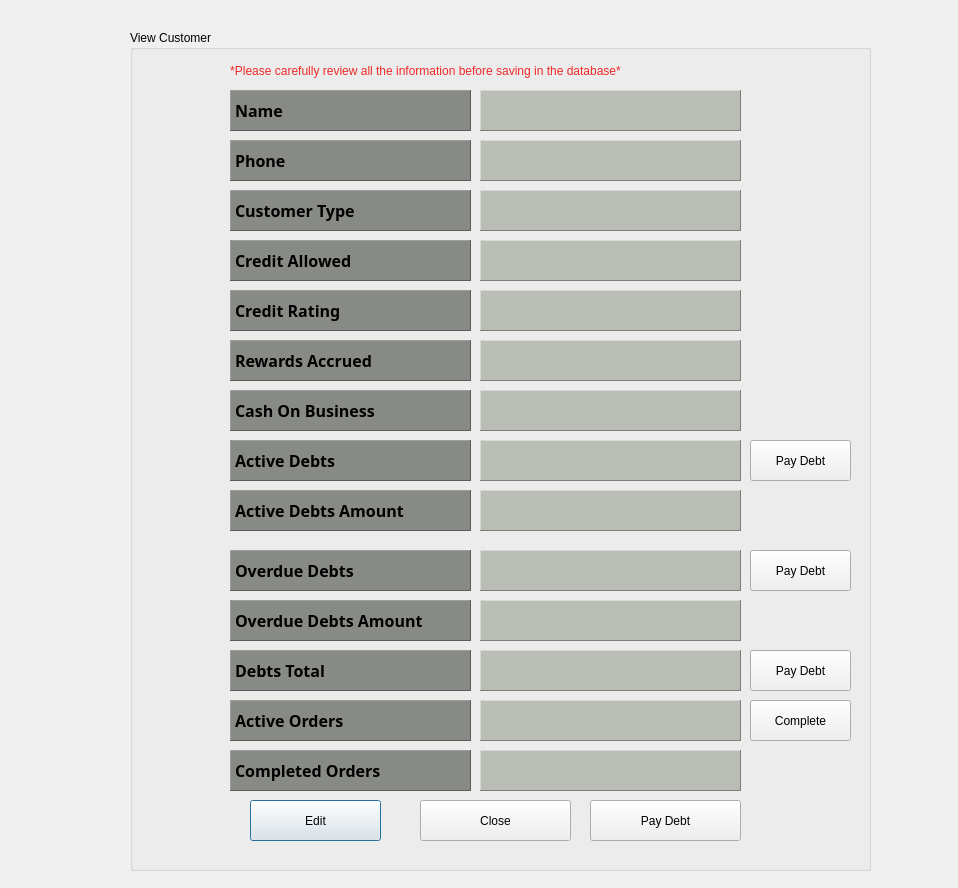
<?xml version="1.0" encoding="UTF-8"?>
<ui version="4.0">
 <class>CustomerViewOne</class>
 <widget class="QDialog" name="CustomerViewOne">
  <property name="geometry">
   <rect>
    <x>0</x>
    <y>0</y>
    <width>958</width>
    <height>888</height>
   </rect>
  </property>
  <property name="windowTitle">
   <string>Dialog</string>
  </property>
  <widget class="QGroupBox" name="groupBox">
   <property name="geometry">
    <rect>
     <x>130</x>
     <y>30</y>
     <width>741</width>
     <height>841</height>
    </rect>
   </property>
   <property name="title">
    <string>View Customer</string>
   </property>
   <widget class="QLabel" name="lbl_first_name">
    <property name="geometry">
     <rect>
      <x>100</x>
      <y>60</y>
      <width>241</width>
      <height>41</height>
     </rect>
    </property>
    <property name="font">
     <font>
      <family>Waree</family>
      <pointsize>12</pointsize>
      <weight>75</weight>
      <bold>true</bold>
     </font>
    </property>
    <property name="styleSheet">
     <string notr="true">background-color: rgb(136, 138, 133);</string>
    </property>
    <property name="frameShape">
     <enum>QFrame::Panel</enum>
    </property>
    <property name="frameShadow">
     <enum>QFrame::Raised</enum>
    </property>
    <property name="text">
     <string>Name</string>
    </property>
   </widget>
   <widget class="QPushButton" name="btn_edit">
    <property name="geometry">
     <rect>
      <x>120</x>
      <y>770</y>
      <width>131</width>
      <height>41</height>
     </rect>
    </property>
    <property name="text">
     <string>Edit</string>
    </property>
    <property name="icon">
     <iconset resource="resources.qrc">
      <normaloff>:/resources/icons/Pencil-icon.png</normaloff>:/resources/icons/Pencil-icon.png</iconset>
    </property>
    <property name="iconSize">
     <size>
      <width>24</width>
      <height>24</height>
     </size>
    </property>
   </widget>
   <widget class="QLabel" name="label_11">
    <property name="geometry">
     <rect>
      <x>10</x>
      <y>30</y>
      <width>571</width>
      <height>21</height>
     </rect>
    </property>
    <property name="styleSheet">
     <string notr="true">font: 57 11pt &quot;Ubuntu&quot;;
color: rgb(239, 41, 41);
</string>
    </property>
    <property name="text">
     <string>*Please carefully review all the information before saving in the database*</string>
    </property>
    <property name="alignment">
     <set>Qt::AlignCenter</set>
    </property>
   </widget>
   <widget class="QLabel" name="lblName">
    <property name="geometry">
     <rect>
      <x>350</x>
      <y>60</y>
      <width>261</width>
      <height>41</height>
     </rect>
    </property>
    <property name="font">
     <font>
      <family>Waree</family>
      <pointsize>12</pointsize>
     </font>
    </property>
    <property name="styleSheet">
     <string notr="true">background-color: rgb(186, 189, 182);</string>
    </property>
    <property name="frameShape">
     <enum>QFrame::Panel</enum>
    </property>
    <property name="frameShadow">
     <enum>QFrame::Raised</enum>
    </property>
    <property name="text">
     <string/>
    </property>
   </widget>
   <widget class="QLabel" name="lblPhone">
    <property name="geometry">
     <rect>
      <x>350</x>
      <y>110</y>
      <width>261</width>
      <height>41</height>
     </rect>
    </property>
    <property name="font">
     <font>
      <family>Waree</family>
      <pointsize>12</pointsize>
     </font>
    </property>
    <property name="styleSheet">
     <string notr="true">background-color: rgb(186, 189, 182);</string>
    </property>
    <property name="frameShape">
     <enum>QFrame::Panel</enum>
    </property>
    <property name="frameShadow">
     <enum>QFrame::Raised</enum>
    </property>
    <property name="text">
     <string/>
    </property>
   </widget>
   <widget class="QLabel" name="lbl_first_name_2">
    <property name="geometry">
     <rect>
      <x>100</x>
      <y>110</y>
      <width>241</width>
      <height>41</height>
     </rect>
    </property>
    <property name="font">
     <font>
      <family>Waree</family>
      <pointsize>12</pointsize>
      <weight>75</weight>
      <bold>true</bold>
     </font>
    </property>
    <property name="styleSheet">
     <string notr="true">background-color: rgb(136, 138, 133);</string>
    </property>
    <property name="frameShape">
     <enum>QFrame::Panel</enum>
    </property>
    <property name="frameShadow">
     <enum>QFrame::Raised</enum>
    </property>
    <property name="text">
     <string>Phone</string>
    </property>
   </widget>
   <widget class="QLabel" name="lblCusType">
    <property name="geometry">
     <rect>
      <x>350</x>
      <y>160</y>
      <width>261</width>
      <height>41</height>
     </rect>
    </property>
    <property name="font">
     <font>
      <family>Waree</family>
      <pointsize>12</pointsize>
     </font>
    </property>
    <property name="styleSheet">
     <string notr="true">background-color: rgb(186, 189, 182);</string>
    </property>
    <property name="frameShape">
     <enum>QFrame::Panel</enum>
    </property>
    <property name="frameShadow">
     <enum>QFrame::Raised</enum>
    </property>
    <property name="text">
     <string/>
    </property>
   </widget>
   <widget class="QLabel" name="lbl_first_name_3">
    <property name="geometry">
     <rect>
      <x>100</x>
      <y>160</y>
      <width>241</width>
      <height>41</height>
     </rect>
    </property>
    <property name="font">
     <font>
      <family>Waree</family>
      <pointsize>12</pointsize>
      <weight>75</weight>
      <bold>true</bold>
     </font>
    </property>
    <property name="styleSheet">
     <string notr="true">background-color: rgb(136, 138, 133);</string>
    </property>
    <property name="frameShape">
     <enum>QFrame::Panel</enum>
    </property>
    <property name="frameShadow">
     <enum>QFrame::Raised</enum>
    </property>
    <property name="text">
     <string>Customer Type</string>
    </property>
   </widget>
   <widget class="QLabel" name="lbl_first_name_4">
    <property name="geometry">
     <rect>
      <x>100</x>
      <y>210</y>
      <width>241</width>
      <height>41</height>
     </rect>
    </property>
    <property name="font">
     <font>
      <family>Waree</family>
      <pointsize>12</pointsize>
      <weight>75</weight>
      <bold>true</bold>
     </font>
    </property>
    <property name="styleSheet">
     <string notr="true">background-color: rgb(136, 138, 133);</string>
    </property>
    <property name="frameShape">
     <enum>QFrame::Panel</enum>
    </property>
    <property name="frameShadow">
     <enum>QFrame::Raised</enum>
    </property>
    <property name="text">
     <string>Credit Allowed</string>
    </property>
   </widget>
   <widget class="QLabel" name="lblCreditAllowed">
    <property name="geometry">
     <rect>
      <x>350</x>
      <y>210</y>
      <width>261</width>
      <height>41</height>
     </rect>
    </property>
    <property name="font">
     <font>
      <family>Waree</family>
      <pointsize>12</pointsize>
     </font>
    </property>
    <property name="styleSheet">
     <string notr="true">background-color: rgb(186, 189, 182);</string>
    </property>
    <property name="frameShape">
     <enum>QFrame::Panel</enum>
    </property>
    <property name="frameShadow">
     <enum>QFrame::Raised</enum>
    </property>
    <property name="text">
     <string/>
    </property>
   </widget>
   <widget class="QLabel" name="lblCreditRating">
    <property name="geometry">
     <rect>
      <x>350</x>
      <y>260</y>
      <width>261</width>
      <height>41</height>
     </rect>
    </property>
    <property name="font">
     <font>
      <family>Waree</family>
      <pointsize>12</pointsize>
     </font>
    </property>
    <property name="styleSheet">
     <string notr="true">background-color: rgb(186, 189, 182);</string>
    </property>
    <property name="frameShape">
     <enum>QFrame::Panel</enum>
    </property>
    <property name="frameShadow">
     <enum>QFrame::Raised</enum>
    </property>
    <property name="text">
     <string/>
    </property>
   </widget>
   <widget class="QLabel" name="lbl_first_name_5">
    <property name="geometry">
     <rect>
      <x>100</x>
      <y>260</y>
      <width>241</width>
      <height>41</height>
     </rect>
    </property>
    <property name="font">
     <font>
      <family>Waree</family>
      <pointsize>12</pointsize>
      <weight>75</weight>
      <bold>true</bold>
     </font>
    </property>
    <property name="styleSheet">
     <string notr="true">background-color: rgb(136, 138, 133);</string>
    </property>
    <property name="frameShape">
     <enum>QFrame::Panel</enum>
    </property>
    <property name="frameShadow">
     <enum>QFrame::Raised</enum>
    </property>
    <property name="text">
     <string>Credit Rating</string>
    </property>
   </widget>
   <widget class="QLabel" name="lbl_first_name_6">
    <property name="geometry">
     <rect>
      <x>100</x>
      <y>310</y>
      <width>241</width>
      <height>41</height>
     </rect>
    </property>
    <property name="font">
     <font>
      <family>Waree</family>
      <pointsize>12</pointsize>
      <weight>75</weight>
      <bold>true</bold>
     </font>
    </property>
    <property name="styleSheet">
     <string notr="true">background-color: rgb(136, 138, 133);</string>
    </property>
    <property name="frameShape">
     <enum>QFrame::Panel</enum>
    </property>
    <property name="frameShadow">
     <enum>QFrame::Raised</enum>
    </property>
    <property name="text">
     <string>Rewards Accrued</string>
    </property>
   </widget>
   <widget class="QLabel" name="lblAwardsAccrued">
    <property name="geometry">
     <rect>
      <x>350</x>
      <y>310</y>
      <width>261</width>
      <height>41</height>
     </rect>
    </property>
    <property name="font">
     <font>
      <family>Waree</family>
      <pointsize>12</pointsize>
     </font>
    </property>
    <property name="styleSheet">
     <string notr="true">background-color: rgb(186, 189, 182);</string>
    </property>
    <property name="frameShape">
     <enum>QFrame::Panel</enum>
    </property>
    <property name="frameShadow">
     <enum>QFrame::Raised</enum>
    </property>
    <property name="text">
     <string/>
    </property>
   </widget>
   <widget class="QLabel" name="lbl_first_name_7">
    <property name="geometry">
     <rect>
      <x>100</x>
      <y>360</y>
      <width>241</width>
      <height>41</height>
     </rect>
    </property>
    <property name="font">
     <font>
      <family>Waree</family>
      <pointsize>12</pointsize>
      <weight>75</weight>
      <bold>true</bold>
     </font>
    </property>
    <property name="styleSheet">
     <string notr="true">background-color: rgb(136, 138, 133);</string>
    </property>
    <property name="frameShape">
     <enum>QFrame::Panel</enum>
    </property>
    <property name="frameShadow">
     <enum>QFrame::Raised</enum>
    </property>
    <property name="text">
     <string>Cash On Business</string>
    </property>
   </widget>
   <widget class="QLabel" name="lblCashOnBusiness">
    <property name="geometry">
     <rect>
      <x>350</x>
      <y>360</y>
      <width>261</width>
      <height>41</height>
     </rect>
    </property>
    <property name="font">
     <font>
      <family>Waree</family>
      <pointsize>12</pointsize>
     </font>
    </property>
    <property name="styleSheet">
     <string notr="true">background-color: rgb(186, 189, 182);</string>
    </property>
    <property name="frameShape">
     <enum>QFrame::Panel</enum>
    </property>
    <property name="frameShadow">
     <enum>QFrame::Raised</enum>
    </property>
    <property name="text">
     <string/>
    </property>
   </widget>
   <widget class="QLabel" name="lblOverdueDebts">
    <property name="geometry">
     <rect>
      <x>350</x>
      <y>520</y>
      <width>261</width>
      <height>41</height>
     </rect>
    </property>
    <property name="font">
     <font>
      <family>Waree</family>
      <pointsize>12</pointsize>
     </font>
    </property>
    <property name="styleSheet">
     <string notr="true">background-color: rgb(186, 189, 182);</string>
    </property>
    <property name="frameShape">
     <enum>QFrame::Panel</enum>
    </property>
    <property name="frameShadow">
     <enum>QFrame::Raised</enum>
    </property>
    <property name="text">
     <string/>
    </property>
   </widget>
   <widget class="QLabel" name="lbl_first_name_8">
    <property name="geometry">
     <rect>
      <x>100</x>
      <y>520</y>
      <width>241</width>
      <height>41</height>
     </rect>
    </property>
    <property name="font">
     <font>
      <family>Waree</family>
      <pointsize>12</pointsize>
      <weight>75</weight>
      <bold>true</bold>
     </font>
    </property>
    <property name="styleSheet">
     <string notr="true">background-color: rgb(136, 138, 133);</string>
    </property>
    <property name="frameShape">
     <enum>QFrame::Panel</enum>
    </property>
    <property name="frameShadow">
     <enum>QFrame::Raised</enum>
    </property>
    <property name="text">
     <string>Overdue Debts</string>
    </property>
   </widget>
   <widget class="QLabel" name="lbl_first_name_9">
    <property name="geometry">
     <rect>
      <x>100</x>
      <y>570</y>
      <width>241</width>
      <height>41</height>
     </rect>
    </property>
    <property name="font">
     <font>
      <family>Waree</family>
      <pointsize>12</pointsize>
      <weight>75</weight>
      <bold>true</bold>
     </font>
    </property>
    <property name="styleSheet">
     <string notr="true">background-color: rgb(136, 138, 133);</string>
    </property>
    <property name="frameShape">
     <enum>QFrame::Panel</enum>
    </property>
    <property name="frameShadow">
     <enum>QFrame::Raised</enum>
    </property>
    <property name="text">
     <string>Overdue Debts Amount</string>
    </property>
   </widget>
   <widget class="QLabel" name="lblOverdueDebtsTotal">
    <property name="geometry">
     <rect>
      <x>350</x>
      <y>570</y>
      <width>261</width>
      <height>41</height>
     </rect>
    </property>
    <property name="font">
     <font>
      <family>Waree</family>
      <pointsize>12</pointsize>
     </font>
    </property>
    <property name="styleSheet">
     <string notr="true">background-color: rgb(186, 189, 182);</string>
    </property>
    <property name="frameShape">
     <enum>QFrame::Panel</enum>
    </property>
    <property name="frameShadow">
     <enum>QFrame::Raised</enum>
    </property>
    <property name="text">
     <string/>
    </property>
   </widget>
   <widget class="QPushButton" name="btn_edit_2">
    <property name="geometry">
     <rect>
      <x>290</x>
      <y>770</y>
      <width>151</width>
      <height>41</height>
     </rect>
    </property>
    <property name="text">
     <string>Close</string>
    </property>
    <property name="icon">
     <iconset resource="resources.qrc">
      <normaloff>:/resources/new_icons_2/icons8-cancel-96.png</normaloff>:/resources/new_icons_2/icons8-cancel-96.png</iconset>
    </property>
    <property name="iconSize">
     <size>
      <width>24</width>
      <height>24</height>
     </size>
    </property>
   </widget>
   <widget class="QPushButton" name="btn_edit_3">
    <property name="geometry">
     <rect>
      <x>460</x>
      <y>770</y>
      <width>151</width>
      <height>41</height>
     </rect>
    </property>
    <property name="text">
     <string>Pay Debt</string>
    </property>
    <property name="icon">
     <iconset resource="resources.qrc">
      <normaloff>:/resources/new_icons_2/icons8-coin-in-hand-60.png</normaloff>:/resources/new_icons_2/icons8-coin-in-hand-60.png</iconset>
    </property>
    <property name="iconSize">
     <size>
      <width>24</width>
      <height>24</height>
     </size>
    </property>
   </widget>
   <widget class="QLabel" name="lblActiveDebts">
    <property name="geometry">
     <rect>
      <x>350</x>
      <y>410</y>
      <width>261</width>
      <height>41</height>
     </rect>
    </property>
    <property name="font">
     <font>
      <family>Waree</family>
      <pointsize>12</pointsize>
     </font>
    </property>
    <property name="styleSheet">
     <string notr="true">background-color: rgb(186, 189, 182);</string>
    </property>
    <property name="frameShape">
     <enum>QFrame::Panel</enum>
    </property>
    <property name="frameShadow">
     <enum>QFrame::Raised</enum>
    </property>
    <property name="text">
     <string/>
    </property>
   </widget>
   <widget class="QLabel" name="lbl_first_name_10">
    <property name="geometry">
     <rect>
      <x>100</x>
      <y>410</y>
      <width>241</width>
      <height>41</height>
     </rect>
    </property>
    <property name="font">
     <font>
      <family>Waree</family>
      <pointsize>12</pointsize>
      <weight>75</weight>
      <bold>true</bold>
     </font>
    </property>
    <property name="styleSheet">
     <string notr="true">background-color: rgb(136, 138, 133);</string>
    </property>
    <property name="frameShape">
     <enum>QFrame::Panel</enum>
    </property>
    <property name="frameShadow">
     <enum>QFrame::Raised</enum>
    </property>
    <property name="text">
     <string>Active Debts</string>
    </property>
   </widget>
   <widget class="QLabel" name="lbl_first_name_11">
    <property name="geometry">
     <rect>
      <x>100</x>
      <y>460</y>
      <width>241</width>
      <height>41</height>
     </rect>
    </property>
    <property name="font">
     <font>
      <family>Waree</family>
      <pointsize>12</pointsize>
      <weight>75</weight>
      <bold>true</bold>
     </font>
    </property>
    <property name="styleSheet">
     <string notr="true">background-color: rgb(136, 138, 133);</string>
    </property>
    <property name="frameShape">
     <enum>QFrame::Panel</enum>
    </property>
    <property name="frameShadow">
     <enum>QFrame::Raised</enum>
    </property>
    <property name="text">
     <string>Active Debts Amount</string>
    </property>
   </widget>
   <widget class="QLabel" name="lblActiveDebtsTotal">
    <property name="geometry">
     <rect>
      <x>350</x>
      <y>460</y>
      <width>261</width>
      <height>41</height>
     </rect>
    </property>
    <property name="font">
     <font>
      <family>Waree</family>
      <pointsize>12</pointsize>
     </font>
    </property>
    <property name="styleSheet">
     <string notr="true">background-color: rgb(186, 189, 182);</string>
    </property>
    <property name="frameShape">
     <enum>QFrame::Panel</enum>
    </property>
    <property name="frameShadow">
     <enum>QFrame::Raised</enum>
    </property>
    <property name="text">
     <string/>
    </property>
   </widget>
   <widget class="QLabel" name="lbl_first_name_12">
    <property name="geometry">
     <rect>
      <x>100</x>
      <y>620</y>
      <width>241</width>
      <height>41</height>
     </rect>
    </property>
    <property name="font">
     <font>
      <family>Waree</family>
      <pointsize>12</pointsize>
      <weight>75</weight>
      <bold>true</bold>
     </font>
    </property>
    <property name="styleSheet">
     <string notr="true">background-color: rgb(136, 138, 133);</string>
    </property>
    <property name="frameShape">
     <enum>QFrame::Panel</enum>
    </property>
    <property name="frameShadow">
     <enum>QFrame::Raised</enum>
    </property>
    <property name="text">
     <string>Debts Total</string>
    </property>
   </widget>
   <widget class="QLabel" name="lblDebtsTotal">
    <property name="geometry">
     <rect>
      <x>350</x>
      <y>620</y>
      <width>261</width>
      <height>41</height>
     </rect>
    </property>
    <property name="font">
     <font>
      <family>Waree</family>
      <pointsize>12</pointsize>
     </font>
    </property>
    <property name="styleSheet">
     <string notr="true">background-color: rgb(186, 189, 182);</string>
    </property>
    <property name="frameShape">
     <enum>QFrame::Panel</enum>
    </property>
    <property name="frameShadow">
     <enum>QFrame::Raised</enum>
    </property>
    <property name="text">
     <string/>
    </property>
   </widget>
   <widget class="QLabel" name="lbl_first_name_13">
    <property name="geometry">
     <rect>
      <x>100</x>
      <y>720</y>
      <width>241</width>
      <height>41</height>
     </rect>
    </property>
    <property name="font">
     <font>
      <family>Waree</family>
      <pointsize>12</pointsize>
      <weight>75</weight>
      <bold>true</bold>
     </font>
    </property>
    <property name="styleSheet">
     <string notr="true">background-color: rgb(136, 138, 133);</string>
    </property>
    <property name="frameShape">
     <enum>QFrame::Panel</enum>
    </property>
    <property name="frameShadow">
     <enum>QFrame::Raised</enum>
    </property>
    <property name="text">
     <string>Completed Orders</string>
    </property>
   </widget>
   <widget class="QLabel" name="lblCompletedOrders">
    <property name="geometry">
     <rect>
      <x>350</x>
      <y>720</y>
      <width>261</width>
      <height>41</height>
     </rect>
    </property>
    <property name="font">
     <font>
      <family>Waree</family>
      <pointsize>12</pointsize>
     </font>
    </property>
    <property name="styleSheet">
     <string notr="true">background-color: rgb(186, 189, 182);</string>
    </property>
    <property name="frameShape">
     <enum>QFrame::Panel</enum>
    </property>
    <property name="frameShadow">
     <enum>QFrame::Raised</enum>
    </property>
    <property name="text">
     <string/>
    </property>
   </widget>
   <widget class="QLabel" name="lbl_first_name_14">
    <property name="geometry">
     <rect>
      <x>100</x>
      <y>670</y>
      <width>241</width>
      <height>41</height>
     </rect>
    </property>
    <property name="font">
     <font>
      <family>Waree</family>
      <pointsize>12</pointsize>
      <weight>75</weight>
      <bold>true</bold>
     </font>
    </property>
    <property name="styleSheet">
     <string notr="true">background-color: rgb(136, 138, 133);</string>
    </property>
    <property name="frameShape">
     <enum>QFrame::Panel</enum>
    </property>
    <property name="frameShadow">
     <enum>QFrame::Raised</enum>
    </property>
    <property name="text">
     <string>Active Orders</string>
    </property>
   </widget>
   <widget class="QLabel" name="lblActiveOrders">
    <property name="geometry">
     <rect>
      <x>350</x>
      <y>670</y>
      <width>261</width>
      <height>41</height>
     </rect>
    </property>
    <property name="font">
     <font>
      <family>Waree</family>
      <pointsize>12</pointsize>
     </font>
    </property>
    <property name="styleSheet">
     <string notr="true">background-color: rgb(186, 189, 182);</string>
    </property>
    <property name="frameShape">
     <enum>QFrame::Panel</enum>
    </property>
    <property name="frameShadow">
     <enum>QFrame::Raised</enum>
    </property>
    <property name="text">
     <string/>
    </property>
   </widget>
   <widget class="QPushButton" name="pushButton">
    <property name="geometry">
     <rect>
      <x>620</x>
      <y>410</y>
      <width>101</width>
      <height>41</height>
     </rect>
    </property>
    <property name="text">
     <string>Pay Debt</string>
    </property>
    <property name="icon">
     <iconset resource="resources.qrc">
      <normaloff>:/resources/new_icons_2/icons8-money-bag-90.png</normaloff>:/resources/new_icons_2/icons8-money-bag-90.png</iconset>
    </property>
    <property name="iconSize">
     <size>
      <width>24</width>
      <height>24</height>
     </size>
    </property>
   </widget>
   <widget class="QPushButton" name="pushButton_2">
    <property name="geometry">
     <rect>
      <x>620</x>
      <y>520</y>
      <width>101</width>
      <height>41</height>
     </rect>
    </property>
    <property name="text">
     <string>Pay Debt</string>
    </property>
    <property name="icon">
     <iconset resource="resources.qrc">
      <normaloff>:/resources/new_icons_2/icons8-money-bag-90.png</normaloff>:/resources/new_icons_2/icons8-money-bag-90.png</iconset>
    </property>
    <property name="iconSize">
     <size>
      <width>24</width>
      <height>24</height>
     </size>
    </property>
   </widget>
   <widget class="QPushButton" name="pushButton_3">
    <property name="geometry">
     <rect>
      <x>620</x>
      <y>670</y>
      <width>101</width>
      <height>41</height>
     </rect>
    </property>
    <property name="text">
     <string>Complete</string>
    </property>
    <property name="icon">
     <iconset resource="resources.qrc">
      <normaloff>:/resources/icons/search-good-icon.png</normaloff>:/resources/icons/search-good-icon.png</iconset>
    </property>
    <property name="iconSize">
     <size>
      <width>24</width>
      <height>24</height>
     </size>
    </property>
   </widget>
   <widget class="QPushButton" name="pushButton_4">
    <property name="geometry">
     <rect>
      <x>620</x>
      <y>620</y>
      <width>101</width>
      <height>41</height>
     </rect>
    </property>
    <property name="text">
     <string>Pay Debt</string>
    </property>
    <property name="icon">
     <iconset resource="resources.qrc">
      <normaloff>:/resources/new_icons_2/icons8-money-bag-90.png</normaloff>:/resources/new_icons_2/icons8-money-bag-90.png</iconset>
    </property>
    <property name="iconSize">
     <size>
      <width>24</width>
      <height>24</height>
     </size>
    </property>
   </widget>
  </widget>
  <widget class="QLabel" name="label_2">
   <property name="geometry">
    <rect>
     <x>20</x>
     <y>20</y>
     <width>861</width>
     <height>861</height>
    </rect>
   </property>
   <property name="styleSheet">
    <string notr="true">border-image: url(:/resources/background/picklit.jpg);</string>
   </property>
   <property name="text">
    <string/>
   </property>
  </widget>
  <widget class="QLabel" name="label">
   <property name="geometry">
    <rect>
     <x>30</x>
     <y>30</y>
     <width>101</width>
     <height>101</height>
    </rect>
   </property>
   <property name="styleSheet">
    <string notr="true">border-image: url(:/resources/icons/Logo2.png);</string>
   </property>
   <property name="text">
    <string/>
   </property>
  </widget>
  <zorder>label_2</zorder>
  <zorder>groupBox</zorder>
  <zorder>label</zorder>
 </widget>
 <resources>
  <include location="resources.qrc"/>
 </resources>
 <connections/>
</ui>
